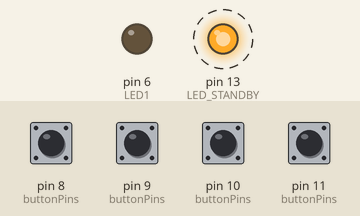
A sketch run on a simulated Arduino Leonardo, built with avr-gcc and run on an emulated ATmega32U4. Shown: output pins drawn as LEDs (lit = HIGH). Dashed ring = blinking. The inputs (shaded band) are chosen by the test bench; at power-on: pin 8 (buttonPins), pin 9 (buttonPins), pin 10 (buttonPins), pin 11 (buttonPins) HIGH. USB keyboard and mouse output is not drawn.

Above: at 1.2 s.
1.3 s: pin 8 (buttonPins) pulled LOW for 0.15 s
At 1.51 s:
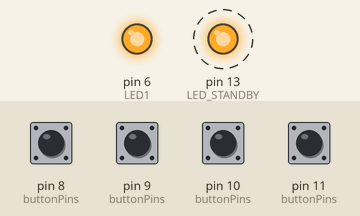
4.3 s: pin 9 (buttonPins) pulled LOW for 0.15 s
At 6.5 s:
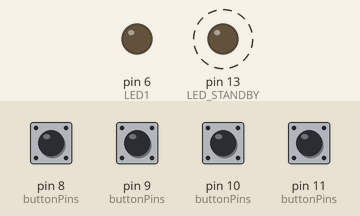
Timing chart, 0 to 13.3 s (numbered marks = the images above; inputs shaded):
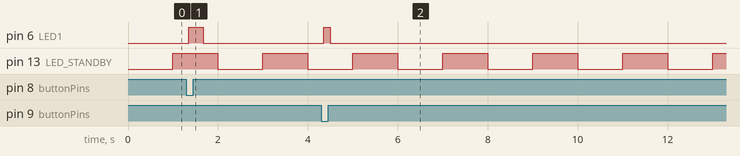

Measured:
- after the input at 1.3 s, pin 6 (LED1): LOW → HIGH after 0.05 s, → LOW 0.33 s later
- after the input at 4.3 s, pin 6 (LED1): LOW → HIGH after 0.05 s, → LOW 0.15 s later
- by itself, pin 13 (LED_STANDBY): alternates HIGH for 1.0 s and LOW for 1.0 s

The sketch:

project_keyboard.ino
```cpp
// Keyboard library Mouse library
//#include <Mouse.h>
#include <Keyboard.h>
#include <TimerOne.h>
#include <Bounce2.h>

//definition
//#define _DEBUG
#define _KEY3
#define FEATURE_BOUNCE2

#define VERSION         "KSND Multi Key Shield FW V1.7 (2026/10/30)"
#define PUSH(x)         digitalRead(x)==LOW
#define RELEASE(x)      digitalRead(x)==HIGH
#define DEBOUNCE_TIME_MS    50UL
#define STANDBY_BLINK_MS    500UL

#ifdef _DEBUG
#define DEBUG_PRINT(...) Serial.println(__VA_ARGS__)
#else
#define DEBUG_PRINT(...)
#endif

#define KEY_0   8
#define KEY_1   9
#define KEY_2   10
#define KEY_3   11
#define KEY_4   11  //Share

// Indicator
#define LED1    6
#define LED_STANDBY  13

unsigned long last_time_ms = 0;
unsigned long current_time_ms;
unsigned long standby_last_toggle_ms = 0;
bool is_first_push = false;

//Key_0 Review comment
const char key0_sen0[] = "I Checked the completion of the basic test from the person in charge.";
const char key0_sen1[] = "It seems to be no problem when checking the change list.";
const char key0_sen2[] = "Approved.";

//Key_1 Review Feedback comment
const char key1_sen0[] = "flqbgkduTtmqslek."; //reviewed for hangle

//Key_2 primary Password
const char key2_sen0[] = "00153Pykk*";  //password_1 대문자 추가
//const char key2_sen0[] = "00153pyk*";  //password_1

#ifdef _KEY3
//Key_3 secondary Password
const char key3_sen0[] = "Yykp01533*";  //password_2 대문자 추가
//const char key3_sen0[] = "yykp0153*";  //password_2
#else
//Key_4 Third Password
const char key4_sen0[] = "Yykp01533.";  //password_3
#endif /* _KEY3 */

#ifdef FEATURE_BOUNCE2
const uint8_t BUTTON_COUNT = 4;
int8_t activeButton = -1;   // -1: 처리 중인 버튼 없음
bool versionPrinted = false;

const uint8_t buttonPins[BUTTON_COUNT] = {
    KEY_0,
    KEY_1,
    KEY_2,
#ifdef _KEY3
    KEY_3
#else
    KEY_4
#endif
};

Bounce2::Button buttons[BUTTON_COUNT];
#endif

enum key_state {
    KEY_NONE,
    KEY_PUSH_0,
    KEY_RELEASE_0,
    KEY_PUSH_1,
    KEY_RELEASE_1,
    KEY_PUSH_2,
    KEY_RELEASE_2,
#ifdef _KEY3
    KEY_PUSH_3,
    KEY_RELEASE_3,
#else
    KEY_PUSH_4,
    KEY_RELEASE_4,
#endif /* _KEY3 */
    KEY_MAX
};

struct _keyboard {
    key_state state = KEY_NONE;
    boolean isPushed = false;
} key;

//void updateStandbyLed(void)
//{
//    unsigned long now = millis();
//
//    if ((now - standby_last_toggle_ms) >= STANDBY_BLINK_MS) {
//        standby_last_toggle_ms = now;
//        digitalWrite(LED_STANDBY, !digitalRead(LED_STANDBY));
//    }
//}

void timerIsr(void)
{
    // Toggle Monitoring LED
    digitalWrite(LED_STANDBY, digitalRead(LED_STANDBY)^1 );
}

#ifdef FEATURE_BOUNCE2
void key_input_check2()
{
    // 출력이나 상태 판단 전에 모든 버튼을 먼저 갱신
    for (uint8_t i = 0; i < BUTTON_COUNT; ++i) {
        buttons[i].update();
    }

    // 이미 처리한 버튼은 해제될 때까지 기다림
    if (activeButton >= 0) {
        if (!buttons[activeButton].isPressed()) {
            DEBUG_PRINT(F("KEY_RELEASE"));

            digitalWrite(LED1, LOW);
            activeButton = -1;
            versionPrinted = false;
            return;
        }

        // KEY_3 또는 KEY_4 유지 중 KEY_2를 누르면
        // 해당 유지 구간에서 버전을 한 번만 출력
        if (activeButton == 3 && buttons[2].isPressed() &&  !versionPrinted) {
            versionPrinted = true;
            Keyboard.println(VERSION);
            DEBUG_PRINT(F("VERSION_PRINT"));
        }
        return;
    }

    // 기존과 같은 우선순위: KEY_0 → KEY_1 → KEY_2 → KEY_3/4
    for (uint8_t i = 0; i < BUTTON_COUNT; ++i) {
        if (!buttons[i].isPressed()) {
            continue;   //키 안눌려 있으면 넘어감
        }

        activeButton = static_cast<int8_t>(i);
        versionPrinted = false;
        digitalWrite(LED1, HIGH);

        switch (i) {
            case 0:
                DEBUG_PRINT(F("KEY_PUSH_0!!"));
                Keyboard.println(key0_sen0);
                Keyboard.println(key0_sen1);
                Keyboard.print(key0_sen2);
                break;

            case 1:
                DEBUG_PRINT(F("KEY_PUSH_1!!"));
                Keyboard.print(key1_sen0);
                break;

            case 2:
                DEBUG_PRINT(F("KEY_PUSH_2!!"));
                Keyboard.print(key2_sen0);
                break;

            case 3:
#ifdef _KEY3
                DEBUG_PRINT(F("KEY_PUSH_3!!"));
                Keyboard.print(key3_sen0);
#else
                DEBUG_PRINT(F("KEY_PUSH_4!!"));
                Keyboard.print(key4_sen0);
#endif
                break;
        }
        // 한 번의 검사에서는 버튼 하나만 처리
        return;
    }
}
#else
void key_input_check(void)
{
    switch(key.state){
        case KEY_NONE:
            if(PUSH(KEY_0)){    //Key_0
                current_time_ms = millis();
                if( !is_first_push ){
                    is_first_push = true;
                    last_time_ms = current_time_ms;
                }
                if((current_time_ms - last_time_ms) > DEBOUNCE_TIME_MS){
                    key.state = KEY_PUSH_0;
                    DEBUG_PRINT("KEY_PUSH_0!!");
                    Keyboard.println(key0_sen0);
                    Keyboard.println(key0_sen1);
                    Keyboard.print(key0_sen2);
                    digitalWrite( LED1, HIGH );
                    is_first_push = false;
                }
            }
            else if(PUSH(KEY_1)){   //Key_1
                current_time_ms = millis();
                if(!is_first_push){
                    is_first_push = true;
                    last_time_ms = current_time_ms;
                }
                if((current_time_ms - last_time_ms) > DEBOUNCE_TIME_MS){
                    key.state = KEY_PUSH_1;
                    DEBUG_PRINT("KEY_PUSH_1!!");
                    Keyboard.print(key1_sen0);
                    digitalWrite( LED1, HIGH );
                    is_first_push = false;
                }
            }
            else if(PUSH(KEY_2)){   //Key_2 Password 1
                current_time_ms = millis();
                if(!is_first_push){
                    is_first_push = true;
                    last_time_ms = current_time_ms;
                }
                if((current_time_ms - last_time_ms) > DEBOUNCE_TIME_MS){
                    key.state = KEY_PUSH_2;
                    DEBUG_PRINT("KEY_PUSH_2!!");
                    Keyboard.print(key2_sen0);
                    //Keyboard.println(key2_sen0); //Enter Key Event
                    digitalWrite( LED1, HIGH );
                    is_first_push = false;
                }
            }
#ifdef _KEY3
            else if(PUSH(KEY_3)){   //Key_3 Password 2
                current_time_ms = millis();
                if(!is_first_push){
                    is_first_push = true;
                    last_time_ms = current_time_ms;
                }
                if((current_time_ms - last_time_ms) > DEBOUNCE_TIME_MS){
                    key.state = KEY_PUSH_3;
                    DEBUG_PRINT("KEY_PUSH_3!!");
                    Keyboard.print(key3_sen0);
                    //Keyboard.println(key3_sen0); //Enter Key Event
                    digitalWrite( LED1, HIGH );
                    is_first_push = false;
                }
            }
#else
            else if(PUSH(KEY_4)){   //Key_4 Password 3
                current_time_ms = millis();
                if(!is_first_push){
                    is_first_push = true;
                    last_time_ms = current_time_ms;
                }
                if((current_time_ms - last_time_ms) > DEBOUNCE_TIME_MS){
                    key.state = KEY_PUSH_4;
                    DEBUG_PRINT("KEY_PUSH_4!!");
                    Keyboard.print(key4_sen0);
                    //Keyboard.println(key3_sen0); //Enter Key Event
                    digitalWrite( LED1, HIGH );
                    is_first_push = false;
                }
            }
#endif /* _KEY3 */
            else {
                is_first_push = false;
            }
            break;

        case KEY_PUSH_0:
            if(RELEASE(KEY_0)){
                key.state = KEY_RELEASE_0;
                DEBUG_PRINT("KEY_RELEASE_0!!");
            }
            break;

        case KEY_PUSH_1:
            if(RELEASE(KEY_1)){
                key.state = KEY_RELEASE_1;
                DEBUG_PRINT("KEY_RELEASE_1!!");
            }
            break;

        case KEY_PUSH_2:
            if(RELEASE(KEY_2)){
                key.state = KEY_RELEASE_2;
                DEBUG_PRINT("KEY_RELEASE_2!!");
            }
            break;
#ifdef _KEY3
        case KEY_PUSH_3:
            if(RELEASE(KEY_3)){
                key.state = KEY_RELEASE_3;
                DEBUG_PRINT("KEY_RELEASE_3!!");
            }
            //Display version
            if(PUSH(KEY_2) && !key.isPushed){
                Keyboard.println(VERSION);
                key.isPushed = true;
            }
            break;
#else
        case KEY_PUSH_4:
            if(RELEASE(KEY_4)){
                key.state = KEY_RELEASE_4;
                DEBUG_PRINT("KEY_RELEASE_4!!");
            }
            //Display version
            if(PUSH(KEY_2) && !key.isPushed){
                Keyboard.println(VERSION);
                key.isPushed = true;
            }
            break;
#endif /* _KEY3 */
        case KEY_RELEASE_0:
        case KEY_RELEASE_1:
        case KEY_RELEASE_2:
#ifdef _KEY3
        case KEY_RELEASE_3:
#else
        case KEY_RELEASE_4:
#endif /* _KEY3 */
            digitalWrite( LED1, LOW );
            is_first_push = false;
            key.isPushed = false;
            key.state = KEY_NONE;
            break;

        default:
            DEBUG_PRINT("Invalid Keyboard Status!!!");
            //Recover the status
            is_first_push = false;
            key.isPushed = false;
            key.state = KEY_NONE;
            break;
    }
}
#endif

void key_input_begin()
{
#ifdef FEATURE_BOUNCE2
    for (uint8_t i = 0; i < BUTTON_COUNT; ++i) {
        buttons[i].attach(buttonPins[i], INPUT_PULLUP);
        buttons[i].interval(DEBOUNCE_TIME_MS);
        buttons[i].setPressedState(LOW);
    }
#else
    pinMode(KEY_0, INPUT_PULLUP);
    pinMode(KEY_1, INPUT_PULLUP);
    pinMode(KEY_2, INPUT_PULLUP);
    pinMode(KEY_3, INPUT_PULLUP);
#endif
}

// Initialization
void setup()
{
    // initialize input and outout pins
    key_input_begin();
    pinMode(LED_STANDBY, OUTPUT);
    pinMode(LED1, OUTPUT);

    Serial.begin(115200); // initialize mouse and keyboard control
    //Mouse.begin();
    Keyboard.begin();

    digitalWrite(LED1, LOW);
    digitalWrite(LED_STANDBY, LOW);

    // set a timer of length 100000 microseconds
    // (or 0.1 sec - or 10Hz => the led will blink 5 times, 5 cycles of on-and-off, per second)
    Timer1.initialize(1000000);
    Timer1.attachInterrupt( timerIsr ); // attach the service routine here
    DEBUG_PRINT("Boot Done!!");
}

void loop()
{
    //updateStandbyLed();
#ifdef FEATURE_BOUNCE2
    key_input_check2();
#else
    key_input_check();
#endif
}
```
